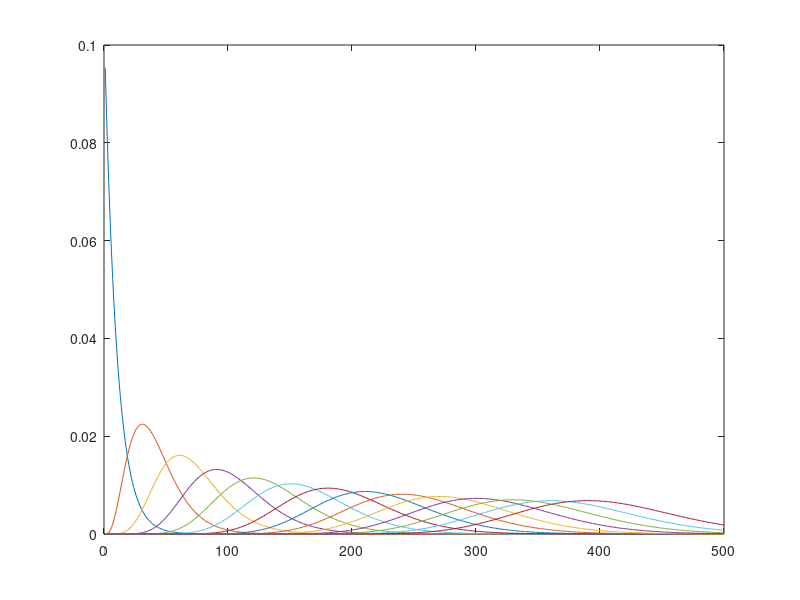

This chart was generated by the following MATLAB code:

for P = [0:0.3:4]
Disp = 10.00
%P = 1.5
transit = 0;
dt = 0.01;

ttmp = linspace(0,5, 5/dt)';
art_kernel = (ttmp-transit).^(Disp*P) .*  exp(-Disp *(ttmp-transit));
art_kernel(art_kernel<0)=0;
art_kernel = art_kernel / sum(art_kernel);  %normalize the mass in the dispersion

plot(art_kernel)
hold on
end
